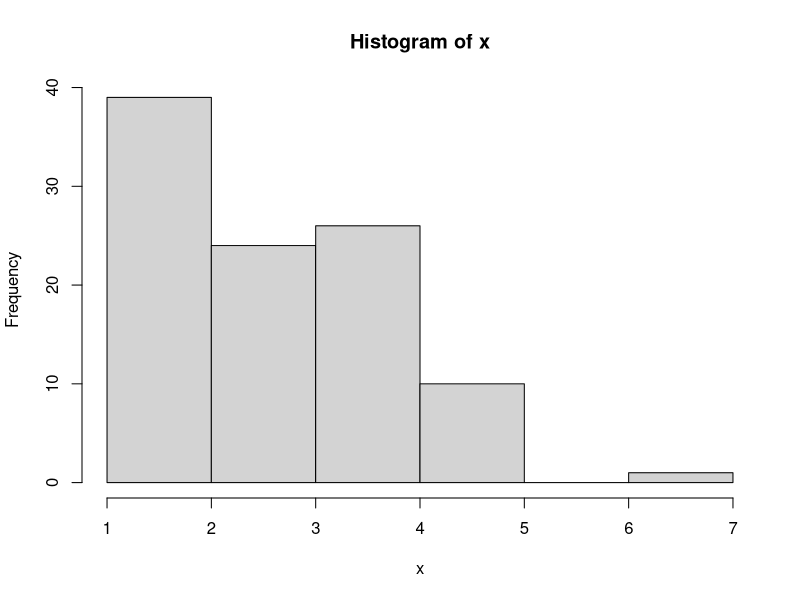
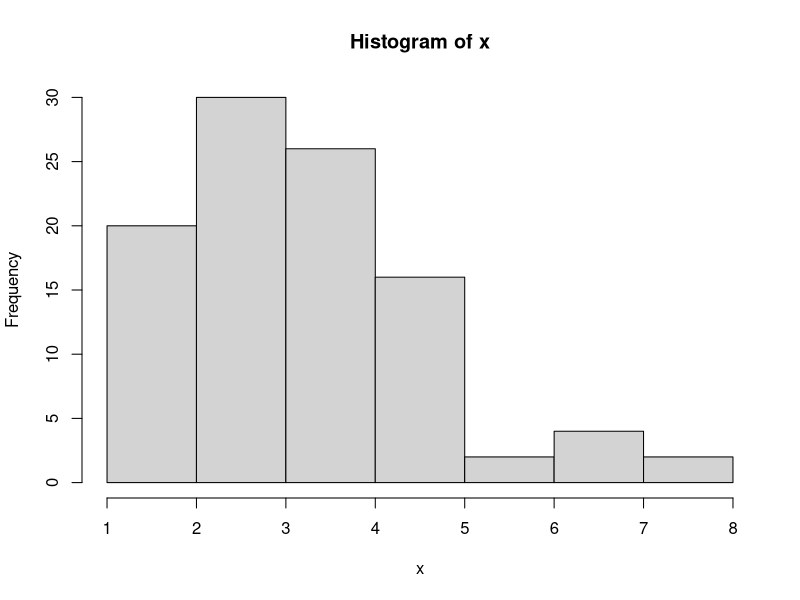
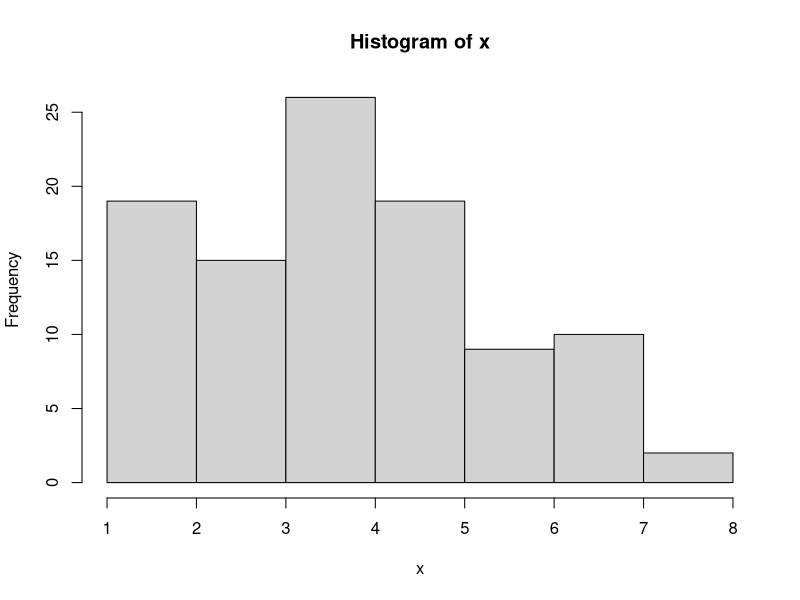

Recreate these plots in R, in order.
# records (p.84)
# for a random permutation of c(1:n), counts the number of times
# x[i]>x[j] for j<i.

randompermutation<-function(n){
  x<-sample(n,n,replace=FALSE)
  x
}

# given a vector, find the maximum of its first i entries
maxyet<-function(x,i){
  y<-max(x[1:i])
  y
}

# calculates a vector or progressive maxiomum values
# the ith value is the maximum of 1:i of the input vector
cummaxyet<-function(x){
  for (i in 1:length(x))
    x[i]<-maxyet(x,i)
  x
}

# calculate the number of 'new record' entries in a vector
records<-function(x){
  y<-cummaxyet(x)
  sum(na.omit(diff(y)/diff(y)))+1
}

# -------------------------------

# simulate finding the number of records in random permutations of
# length 10
x<-replicate(100,records(randompermutation(10)))
hist(x)
mean(x)

# simulate finding the number of records in random permutations of
# length 10
x<-replicate(100,records(randompermutation(20)))
hist(x)
mean(x)

# simulate finding the number of records in random permutations of
# length 10
x<-replicate(100,records(randompermutation(30)))
hist(x)
mean(x)


